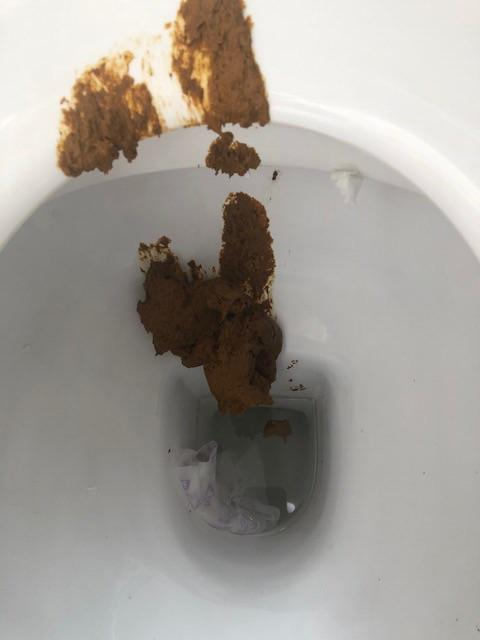
#> input picture DominantColor/pic/stool3.jpg, 480 x 640 px
$ python hu_moment.py
#> lines starting #> are read from the running program, lines starting #| are printed output that depends on the picture; after the words box and inside, x2 and y2 are one past the last pixel; in counts of white or black regions, pixels touching at a corner belong together
import cv2
import numpy as np
import matplotlib.pyplot as plt
from sklearn.cluster import KMeans


def find_histogram(clt):
    """
    create a histogram with k clusters
    :param: clt
    :return:hist
    """
    numLabels = np.arange(0, len(np.unique(clt.labels_)) + 1)
    (hist, _) = np.histogram(clt.labels_, bins=numLabels)

    hist = hist.astype("float")
    hist /= hist.sum()

    return hist
"""
def plot_colors(hist, cent):
    start = 0
    end = 0
    myRect = np.zeros((50, 300, 3), dtype="uint8")
    tmp = hist[0]
    tmpC = cent[0]
    for (percent, color) in zip(hist, cent):
        if(percent > tmp):
            tmp = percent
            tmpC = color
    end = start + (tmp * 300) # try to fit my rectangle 50*300 shape
    cv2.rectangle(myRect, (int(start), 0), (int(end), 50),
                  tmpC.astype("uint8").tolist(), -1)
    start = end
    #rest will be black. Convert to black
    for (percent,color) in zip(hist, cent):
        end = start + (percent * 300)  # try to fit my rectangle 50*300 shape
        if(percent != tmp):
            color = [0, 0, 0]
            cv2.rectangle(myRect, (int(start), 0), (int(end), 50),
                      color, -1) #draw in a rectangle
            start = end
    return myRect
"""
def stoolOnly(hsv,lower,upper):

    stoolClr = cv2.inRange(hsv, lower, upper)
    stoolShp = cv2.bitwise_and(hsv, hsv, mask = stoolClr)
    stoolShp = cv2.cvtColor(stoolShp, cv2.COLOR_HSV2RGB)


    stoolgray = cv2.cvtColor(stoolShp, cv2.COLOR_RGB2GRAY)
    ret,thresh = cv2.threshold(stoolgray, 10, 255, cv2.THRESH_BINARY)

    kernel = np.ones((11, 11), np.uint8)
    result2 = cv2.morphologyEx(thresh, cv2.MORPH_CLOSE, kernel)

    canny = cv2.Canny(result2,50,150)

    cv2.imshow("Stool Only", stoolShp)
    cv2.imshow("Stool Binary", thresh)
    cv2.imshow("Close",result2)
    cv2.imshow("Canny",canny)
    cv2.waitKey()
    cv2.destroyAllWindows()

def plot_colors2(hsv,hist, centroids):
    bar = np.zeros((50, 300, 3), dtype="uint8")
    startX = 0

    for (percent, color) in zip(hist, centroids):
        # plot the relative percentage of each cluster
        endX = startX + (percent * 300)
        cv2.rectangle(bar, (int(startX), 0), (int(endX), 50),
                      color.astype("uint8").tolist(), -1)

        #각 color의 hsv 값과 percentage 추출
        color3d =  np.reshape(color, ( 1, 1, 3))
        color_hsv = cv2.cvtColor(color3d.astype("uint8"), cv2.COLOR_BGR2HSV)
        print(color_hsv)
        print(percent*100)

        # 하얀색(변기 or 회색 Stool)일 경우 s<40으로 일단 제외
        if color_hsv[0,0,1] <40:
            print("하얀색 변기 or 회색 stool 제외")
            continue

        # 갈색 Stool, 이런식으로 hsv 범위 설정하여 변의 색깔
        if (color_hsv[0,0,0] in range (0,120) and color_hsv[0,0,1] in range (80,255) and color_hsv[0,0,2] in range(0,101)):
            print("Stool은 고동색입니다!!!")
            lower = (0,80,0)
            upper = (120,255,101)


        startX = endX

    stoolOnly(hsv, lower, upper)
    # return the bar chart
    return bar

img = cv2.imread("pic/stool3.jpg")
#> img is the input picture: shape (640, 480, 3); mean B, G, R 150.3, 156.8, 161.7


cv2.imshow("original",img)

img = cv2.cvtColor(img, cv2.COLOR_BGR2RGB)

hsv = cv2.cvtColor(img, cv2.COLOR_BGR2HSV)
#> hsv: shape (640, 480, 3); mean H, S, V 91, 26.4, 162

img = img.reshape((img.shape[0] * img.shape[1],3)) #represent as row*column,channel number
clt = KMeans(n_clusters=3) #cluster number
clt.fit(img)

hist = find_histogram(clt)
bar = plot_colors2(hsv, hist, clt.cluster_centers_)
#> after the loop in plot_colors2, `for (percent, color) in zip(hist, centroids):`: bar: shape (50, 300, 3); mean H, S, V 111.5, 107.5, 102
#> in stoolOnly, `stoolClr = cv2.inRange(hsv, lower, upper)`:
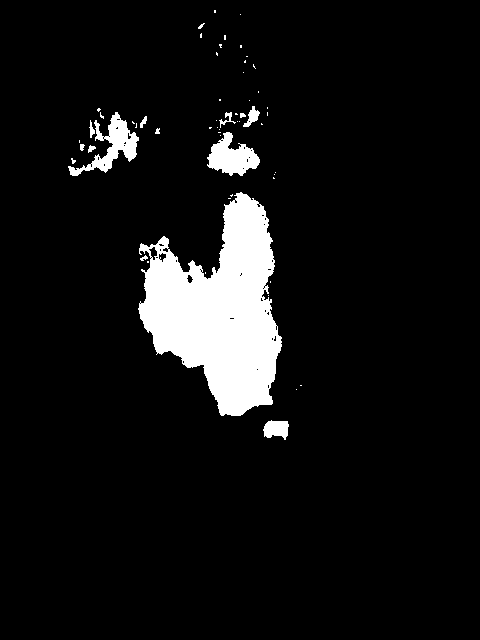
#> stoolClr: shape (640, 480); 7.3% white; 57 white regions (44 under 20 px), largest, box (x1, y1, x2, y2) and area: (138, 192, 282, 416) 18553, (68, 112, 139, 176) 1443, (207, 132, 260, 176) 1316
#> in stoolOnly, `stoolShp = cv2.bitwise_and(hsv, hsv, mask = stoolClr)`: stoolShp: shape (640, 480, 3); mean H, S, V 7.8, 10.1, 4.2
#> in stoolOnly, `stoolShp = cv2.cvtColor(stoolShp, cv2.COLOR_HSV2RGB)`:
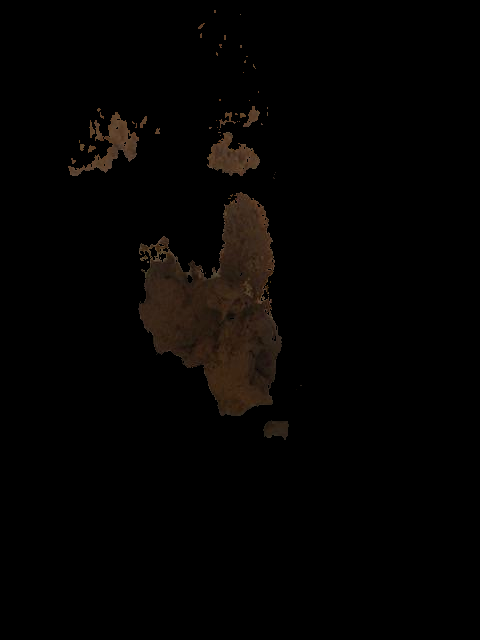
#> stoolShp: shape (640, 480, 3); mean B, G, R 1.9, 2.9, 4.2
#> in stoolOnly, `stoolgray = cv2.cvtColor(stoolShp, cv2.COLOR_RGB2GRAY)`:
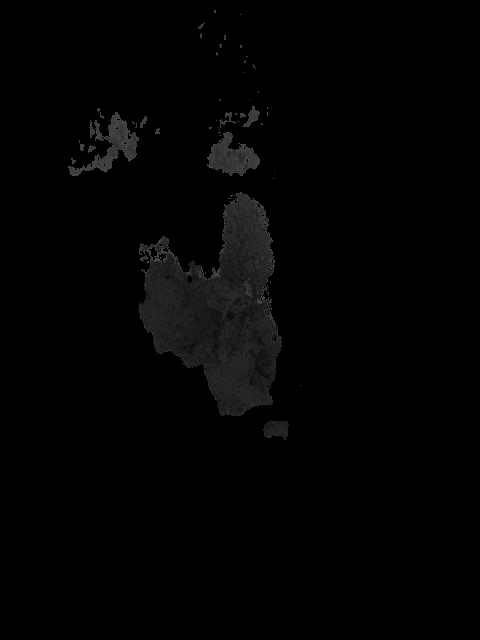
#> stoolgray: shape (640, 480); min 0, max 82, mean 2.7
#> in stoolOnly, `ret,thresh = cv2.threshold(stoolgray, 10, 255, cv2.THRESH_BINARY)`: thresh: shape (640, 480); 7.3% white; 56 white regions (43 under 20 px), largest, box (x1, y1, x2, y2) and area: (138, 192, 282, 416) 18546, (68, 112, 139, 176) 1443, (207, 132, 260, 176) 1316
#> in stoolOnly, `result2 = cv2.morphologyEx(thresh, cv2.MORPH_CLOSE, kernel)`:
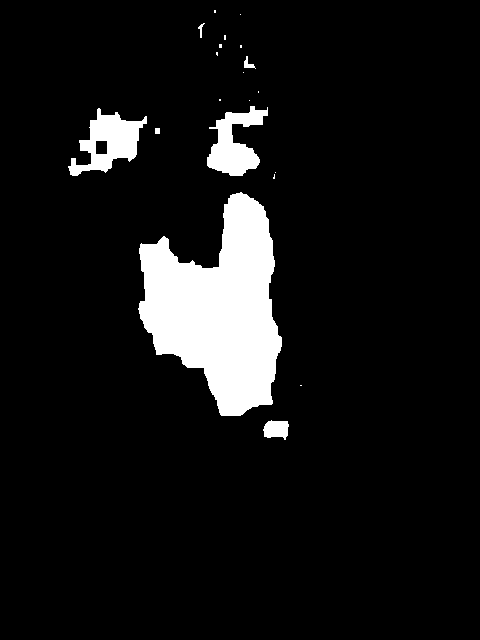
#> result2: shape (640, 480); 8.1% white; 20 white regions (13 under 20 px), largest, box (x1, y1, x2, y2) and area: (138, 192, 282, 416) 19446, (68, 108, 147, 176) 2488, (207, 106, 268, 176) 2214
#> in stoolOnly, `canny = cv2.Canny(result2,50,150)`:
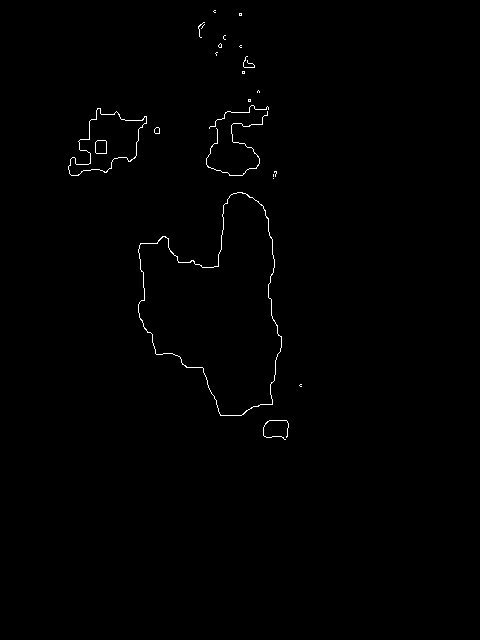
#> canny: shape (640, 480); 0.52% white in thin lines or dots, all inside (x1, y1, x2, y2) = (68, 10, 302, 440)

plt.axis("off")
plt.imshow(bar)
plt.show()

$ run again, with DominantColor/pic/blood1.jpg copied over DominantColor/pic/stool3.jpg
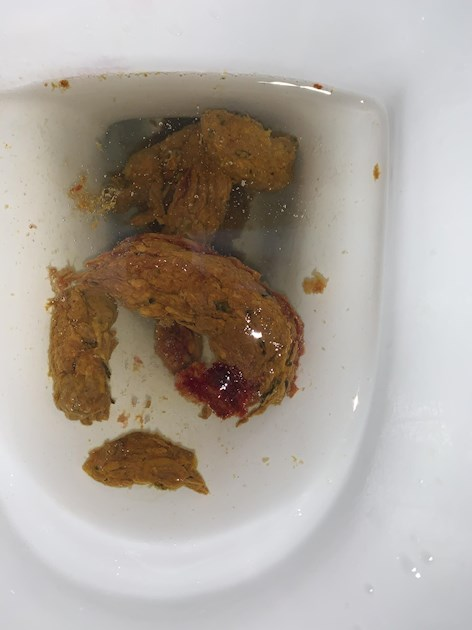
#> input picture DominantColor/pic/blood1.jpg, 472 x 630 px
#> img is the input picture: shape (630, 472, 3); mean B, G, R 156.8, 165.2, 173.6
#> hsv: shape (630, 472, 3); mean H, S, V 75.8, 44.7, 175.5
#> in stoolOnly, `stoolClr = cv2.inRange(hsv, lower, upper)`:
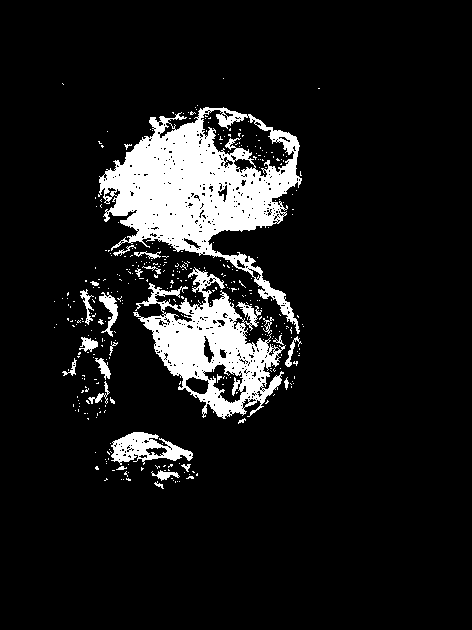
#> stoolClr: shape (630, 472); 10.4% white; 372 white regions (347 under 20 px), largest, box (x1, y1, x2, y2) and area: (98, 107, 302, 334) 17449, (133, 267, 286, 419) 9169, (111, 432, 193, 465) 1381
#> thresh: shape (630, 472); 10.3% white; 369 white regions (344 under 20 px), largest, box (x1, y1, x2, y2) and area: (98, 107, 302, 334) 17445, (133, 267, 286, 419) 9139, (111, 432, 193, 465) 1381
#> result2: shape (630, 472); 16.2% white; 15 white regions (12 under 20 px), largest, box (x1, y1, x2, y2) and area: (95, 105, 304, 424) 41214, (62, 279, 123, 420) 3711, (105, 432, 198, 489) 3064
#> in stoolOnly, `canny = cv2.Canny(result2,50,150)`:
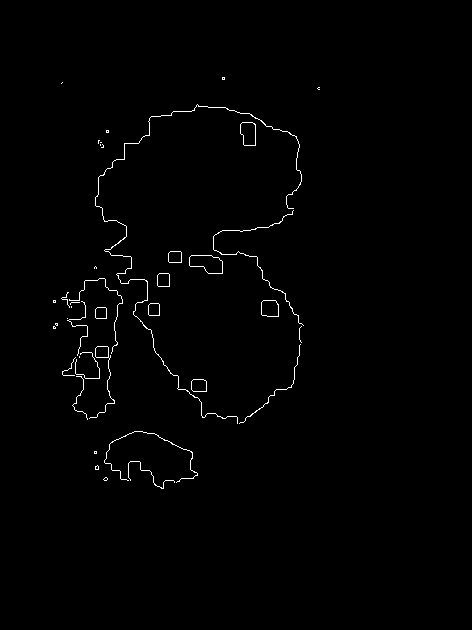
#> canny: shape (630, 472); 0.86% white in thin lines or dots, all inside (x1, y1, x2, y2) = (53, 77, 320, 489)

$ run again, with DominantColor/pic/stool_sample.jpg copied over DominantColor/pic/stool3.jpg
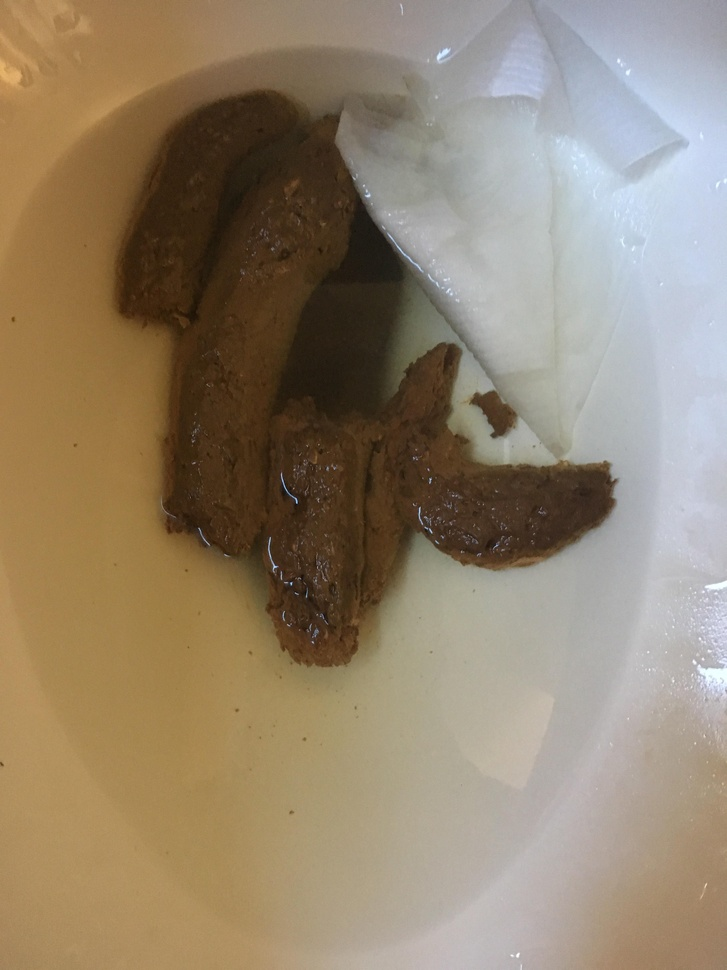
#> input picture DominantColor/pic/stool_sample.jpg, 727 x 970 px, shrunk from 3024 x 4032 before the run
#> img is the input picture: shape (970, 727, 3); mean B, G, R 109.9, 131.7, 147.2
#> hsv: shape (970, 727, 3); mean H, S, V 87.3, 87.2, 150.5
#> in stoolOnly, `stoolClr = cv2.inRange(hsv, lower, upper)`:
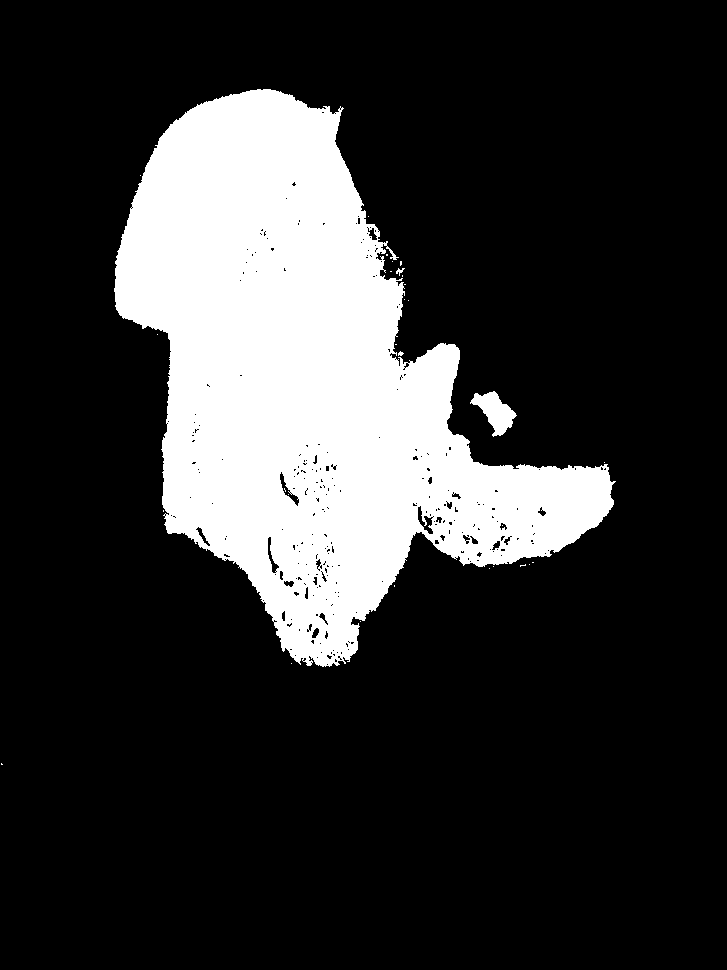
#> stoolClr: shape (970, 727); 19.9% white; 30 white regions (27 under 20 px), largest, box (x1, y1, x2, y2) and area: (114, 89, 616, 667) 139479, (470, 391, 517, 437) 1027, (396, 268, 405, 276) 31
#> thresh: shape (970, 727); 19.9% white; 30 white regions (27 under 20 px), largest, box (x1, y1, x2, y2) and area: (114, 89, 616, 667) 139477, (470, 391, 517, 437) 1027, (396, 268, 405, 276) 31
#> result2: shape (970, 727); 20.4% white; 3 white regions (1 under 20 px), largest, box (x1, y1, x2, y2) and area: (114, 89, 616, 667) 143078, (470, 391, 517, 437) 1064
#> in stoolOnly, `canny = cv2.Canny(result2,50,150)`:
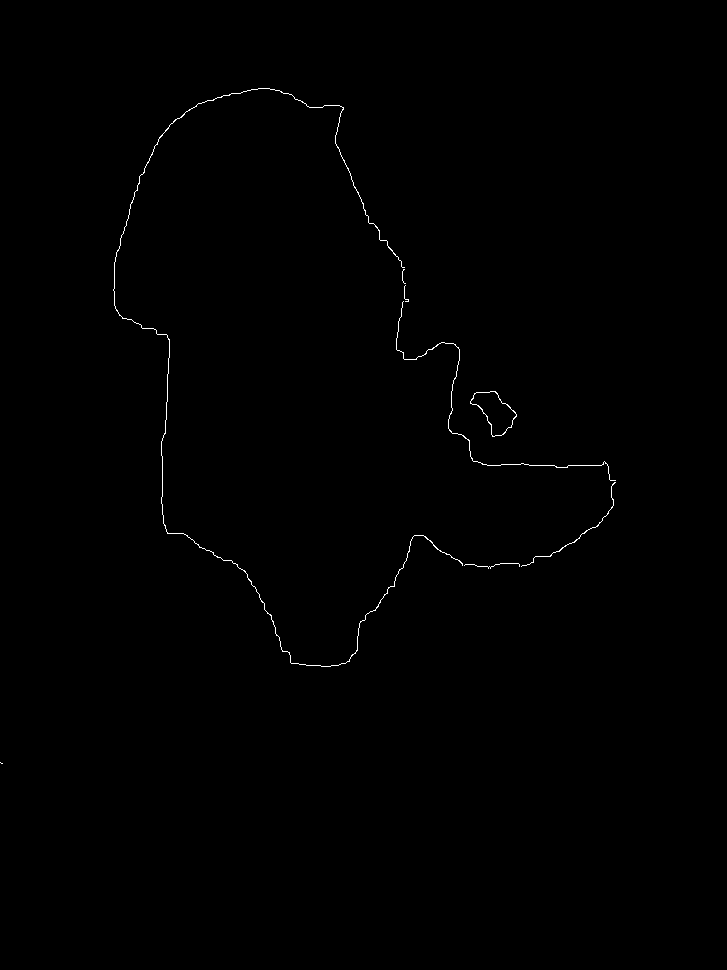
#> canny: shape (970, 727); 0.3% white in thin lines or dots, all inside (x1, y1, x2, y2) = (0, 88, 616, 764)
